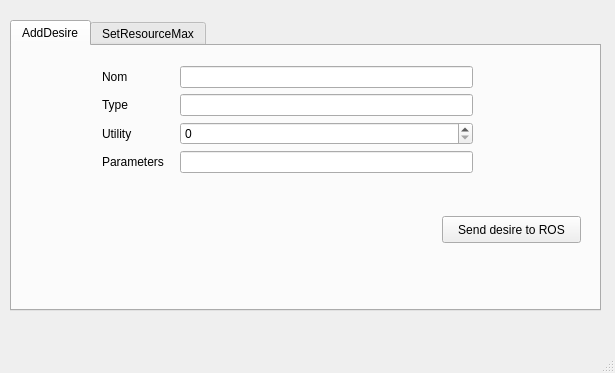
<?xml version="1.0" encoding="UTF-8"?>
<ui version="4.0">
 <class>MainWindow</class>
 <widget class="QMainWindow" name="MainWindow">
  <property name="geometry">
   <rect>
    <x>0</x>
    <y>0</y>
    <width>615</width>
    <height>373</height>
   </rect>
  </property>
  <property name="windowTitle">
   <string>Qt-ROS hbba interface</string>
  </property>
  <widget class="QWidget" name="centralwidget">
   <widget class="QTabWidget" name="tabWidget">
    <property name="geometry">
     <rect>
      <x>10</x>
      <y>20</y>
      <width>591</width>
      <height>291</height>
     </rect>
    </property>
    <property name="currentIndex">
     <number>0</number>
    </property>
    <widget class="QWidget" name="tab">
     <attribute name="title">
      <string>AddDesire</string>
     </attribute>
     <widget class="QPushButton" name="pushButton_sendDesire">
      <property name="geometry">
       <rect>
        <x>430</x>
        <y>170</y>
        <width>139</width>
        <height>27</height>
       </rect>
      </property>
      <property name="text">
       <string>Send desire to ROS</string>
      </property>
     </widget>
     <widget class="QLabel" name="CreatedDesire">
      <property name="geometry">
       <rect>
        <x>0</x>
        <y>210</y>
        <width>571</width>
        <height>20</height>
       </rect>
      </property>
      <property name="text">
       <string/>
      </property>
     </widget>
     <widget class="QWidget" name="layoutWidget">
      <property name="geometry">
       <rect>
        <x>90</x>
        <y>20</y>
        <width>371</width>
        <height>131</height>
       </rect>
      </property>
      <layout class="QFormLayout" name="formLayout">
       <property name="fieldGrowthPolicy">
        <enum>QFormLayout::AllNonFixedFieldsGrow</enum>
       </property>
       <item row="0" column="0">
        <widget class="QLabel" name="Nom">
         <property name="text">
          <string>Nom  </string>
         </property>
        </widget>
       </item>
       <item row="0" column="1">
        <widget class="QLineEdit" name="nom"/>
       </item>
       <item row="1" column="0">
        <widget class="QLabel" name="Type">
         <property name="text">
          <string>Type </string>
         </property>
        </widget>
       </item>
       <item row="1" column="1">
        <widget class="QLineEdit" name="type"/>
       </item>
       <item row="2" column="0">
        <widget class="QLabel" name="Utility">
         <property name="text">
          <string>Utility </string>
         </property>
        </widget>
       </item>
       <item row="2" column="1">
        <widget class="QSpinBox" name="utility">
         <property name="value">
          <number>0</number>
         </property>
        </widget>
       </item>
       <item row="3" column="1">
        <widget class="QLineEdit" name="params"/>
       </item>
       <item row="3" column="0">
        <widget class="QLabel" name="Params">
         <property name="text">
          <string>Parameters   </string>
         </property>
        </widget>
       </item>
      </layout>
     </widget>
    </widget>
    <widget class="QWidget" name="tab_2">
     <attribute name="title">
      <string>SetResourceMax</string>
     </attribute>
     <widget class="QWidget" name="layoutWidget">
      <property name="geometry">
       <rect>
        <x>90</x>
        <y>20</y>
        <width>371</width>
        <height>81</height>
       </rect>
      </property>
      <layout class="QFormLayout" name="formLayout_2">
       <property name="fieldGrowthPolicy">
        <enum>QFormLayout::AllNonFixedFieldsGrow</enum>
       </property>
       <property name="topMargin">
        <number>6</number>
       </property>
       <item row="0" column="0">
        <widget class="QLabel" name="ResourceType">
         <property name="text">
          <string>Resource Type</string>
         </property>
        </widget>
       </item>
       <item row="0" column="1">
        <widget class="QComboBox" name="resourceType">
         <property name="editable">
          <bool>true</bool>
         </property>
        </widget>
       </item>
       <item row="2" column="0">
        <widget class="QLabel" name="SetMax">
         <property name="text">
          <string>New Max </string>
         </property>
        </widget>
       </item>
       <item row="2" column="1">
        <widget class="QSpinBox" name="setMax">
         <property name="maximum">
          <number>200</number>
         </property>
         <property name="value">
          <number>0</number>
         </property>
        </widget>
       </item>
      </layout>
     </widget>
     <widget class="QPushButton" name="pushButton_setMax">
      <property name="geometry">
       <rect>
        <x>430</x>
        <y>170</y>
        <width>131</width>
        <height>27</height>
       </rect>
      </property>
      <property name="text">
       <string>Set Resource Max</string>
      </property>
     </widget>
     <widget class="QLabel" name="verif">
      <property name="geometry">
       <rect>
        <x>90</x>
        <y>220</y>
        <width>161</width>
        <height>17</height>
       </rect>
      </property>
      <property name="text">
       <string/>
      </property>
     </widget>
    </widget>
   </widget>
  </widget>
  <widget class="QMenuBar" name="menubar">
   <property name="geometry">
    <rect>
     <x>0</x>
     <y>0</y>
     <width>615</width>
     <height>25</height>
    </rect>
   </property>
  </widget>
  <widget class="QStatusBar" name="statusbar"/>
 </widget>
 <resources/>
 <connections/>
</ui>
